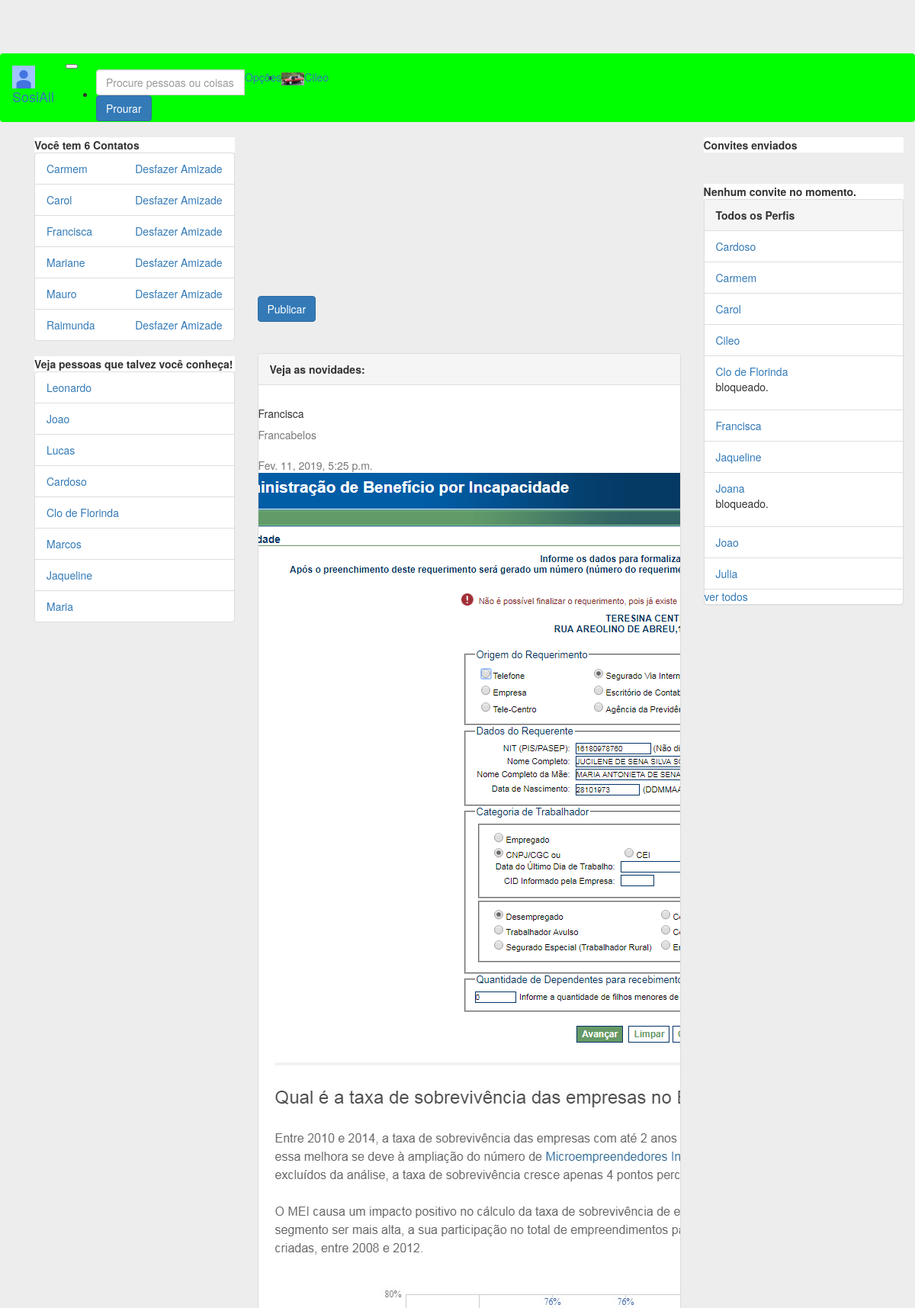
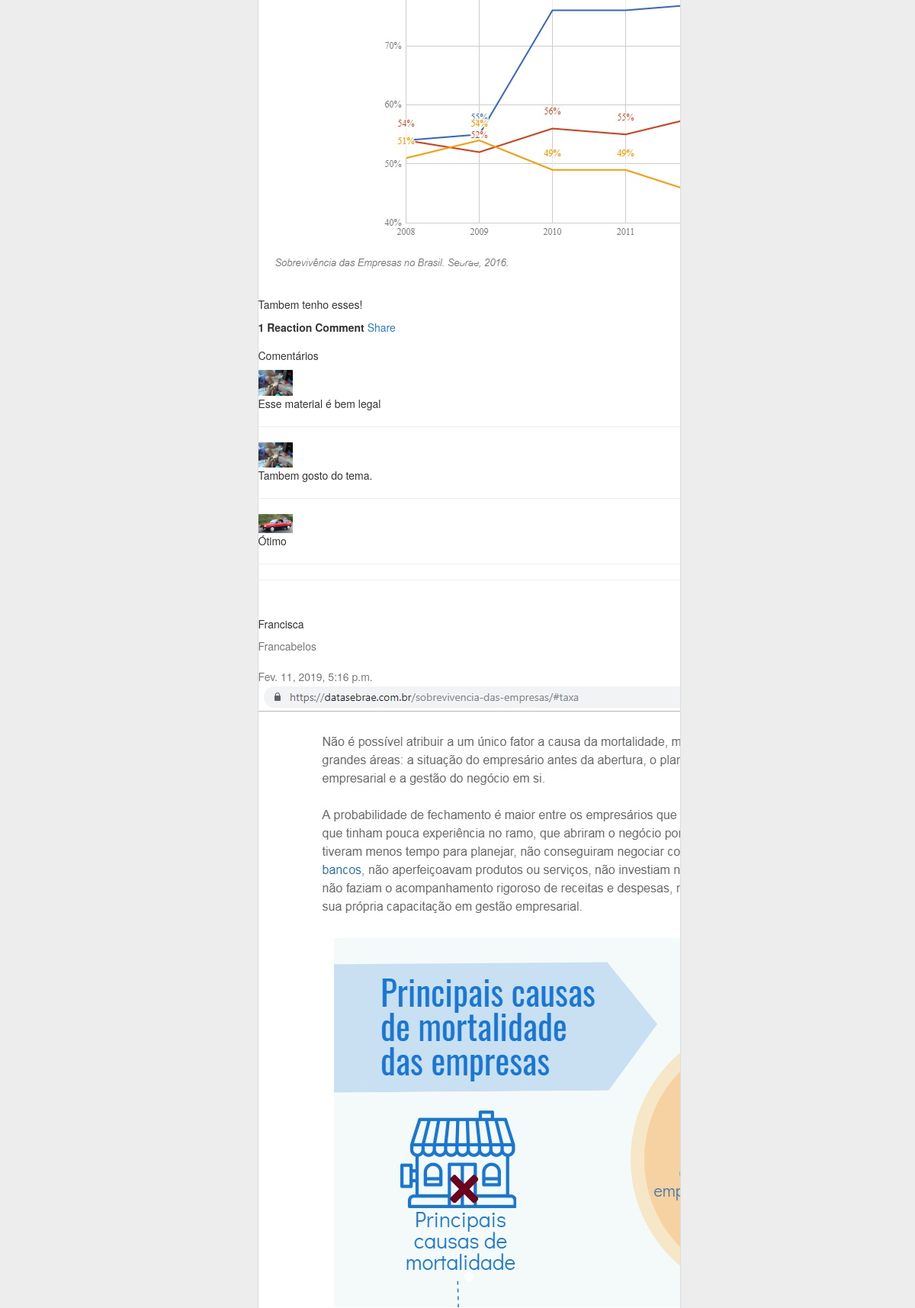
Screenshot of / (signed in, upper part) with the database file from the repository (2 pictures, top to bottom).
### perfis/models.py (models this page shows, shortened)
class Perfil(models.Model):
    owner = models.OneToOneField('auth.User', related_name='owner', on_delete=models.CASCADE, blank=True, null=True)
    nome = models.CharField(max_length=255, null=False)
    telefone = models.CharField(max_length=15, null=False)
    nome_empresa = models.CharField(max_length=255, null=False)
    contatos = models.ManyToManyField('Perfil')
    usuario = models.OneToOneField(User, related_name='perfil', on_delete=models.CASCADE)
    criado_em = models.DateTimeField(auto_now_add=True)
    atualizado_em = models.DateTimeField(auto_now=True)
    convidavel = models.BooleanField(blank=True, null=True)
    ativa = models.BooleanField(default=True)
    justificativa = models.TextField(null=True)
    bloqueado = models.BooleanField(default=False)
    error_mensage = models.CharField(max_length=512, null=True)
    foto = models.ImageField(blank=True, null=True, upload_to='media/')
    capa = models.ImageField(blank=True, null=True, upload_to='media/')
    class Meta:
        ordering = ('nome',)
    def __str__(self):
        return self.nome

### posts/models.py (models this page shows)
class Post(models.Model):
    user = models.ForeignKey(Perfil, related_name='postagens', on_delete=models.DO_NOTHING)
    postagem = models.CharField(max_length=255)
    created_at = models.DateTimeField(auto_now_add=True)
    init = models.BooleanField(default=False)
    compartilhado = models.ForeignKey(Perfil, related_name='compartilhado', on_delete=models.CASCADE, null=True)
    def __str__(self):
        return self.postagem
    class Meta:
        ordering = ('-created_at',)

class Image(models.Model):
    post = models.ForeignKey(Post, related_name='imagens', on_delete=models.CASCADE)
    foto = models.ImageField(blank=True, null=True, upload_to='media/')

class Comments(models.Model):
    post = models.ForeignKey(Post, related_name='comments', on_delete=models.CASCADE)
    user = models.ForeignKey(Perfil, related_name='comment', on_delete=models.CASCADE)
    content = models.CharField(max_length=255)
    created_at = models.DateTimeField(auto_now_add=True, null=True)
    def __str__(self):
        return self.content

### perfis/views.py (the view)
# urls.py: path('', views.index, name='index'),
@login_required
def index(request):
    perfil_logado = get_perfil_logado(request)
    messages = Feedback.objects.filter(perfil=perfil_logado)
    feedbacks = []
    ITEMS_PER_PAGE = 10
    posts = getPosts(perfil_logado)
    paginator = Paginator(posts, ITEMS_PER_PAGE)
    page = request.GET.get('page',1)
    try:
        posts_page = paginator.get_page(page)
    except InvalidPage:
        posts_page = paginator.get_page(1)
    for msg in messages:
        feedbacks.append(msg)
        msg.delete()
    if perfil_logado.ativa == False or perfil_logado.bloqueado == True:
        return render(request,'perfis/transicao.html', {'perfil_logado': perfil_logado, 'messages':feedbacks})
    form = PostModelForm()
    if perfil_logado.usuario.is_superuser:
        return render(request, 'perfis/index.html', {'perfis': Perfil.objects.all()[:10],
         'perfil_logado': perfil_logado, 'form':form, 'posts':posts_page, 'messages':feedbacks,
          'sugestao':get_sugestao(perfil_logado)})
    return render(request, 'perfis/index.html', {'perfis': Perfil.objects.filter(ativa=True, bloqueado=False),
        'perfil_logado': perfil_logado, 'form':form, 'posts':posts_page, 'messages':feedbacks,
        'sugestao':get_sugestao(perfil_logado)})

### perfis/templates/perfis/index.html (shortened to what this page needs)
{% extends 'perfis/base_b.html' %}
{% block body %}
        <div class="card gedf-card">
                    <form action="{% url 'add' perfil_logado.id %}" method="POST" enctype="multipart/form-data">
                    <div class="card-body">
                        <div class="tab-content" id="myTabContent">
                        </div>
                        <div class="btn-toolbar justify-content-between">
                            <div class="btn-group">
                                <button type="submit" class="btn btn-primary">Publicar</button>
                            </div>
                            <div class="btn-group">
                                <button id="btnGroupDrop1" type="button" class="btn btn-link dropdown-toggle" data-toggle="dropdown" aria-haspopup="true"
                                    aria-expanded="false">
                                </button>
                            </div>
                        </div>
                    </div>
                </form>
                </div>
                <hr>
        <div class="panel panel-default">
            <div class="panel-heading">
                <strong>Veja as novidades:</strong>
            </div>
            {% if posts %}
                {% for post in posts %}
<section id="{{post}}">
                <div class="card gedf-card">
                    <div class="card-header">
                        <div class="d-flex justify-content-between align-items-center">
                            <div class="d-flex justify-content-between align-items-center">
                                <div class="mr-2">
                                </div>
                                <div class="ml-2">
                                    <div class="h5 m-0">{{post.user.nome}}</div>
                                    <div class="h7 text-muted">{{post.user.nome_empresa}}</div>
                                </div>
                            </div>
                            <div>
                                <div class="dropdown">
                                    <button class="btn btn-link dropdown-toggle" type="button" id="gedf-drop1" data-toggle="dropdown" aria-haspopup="true" aria-expanded="false">
                                    </button>
                                </div>
                            </div>
                        </div>
                    </div>
                    <div class="card-body">
                        <div class="text-muted h7 mb-2"> {{post.created_at}}</div>
                        <div class="card mb-3">
                            <div id="carouselExampleSlidesOnly" class="carousel slide" data-ride="carousel">
                              <ul class="carousel-indicators">
                                {% for i in post.imagens.all %}
                                <li data-target="#demo" data-slide-to="{{i.id}}" class="active"></li>
                                {% endfor %}
                            </ul>
                              <div class="carousel-inner">
                                {% for foto in  post.imagens.all%}
                                {% if foto == post.imagens.all.0 %}
                                <div class="carousel-item active">
                                  <img class="d-block w-100" src="{{foto.foto}}" alt="" onclick="$('#modalPost{{post.id}}').modal('show');">
                                </div>
                                {% else %}
                                <div class="carousel-item">
                                  <img class="d-block w-100" src="{{foto.foto}}" alt="" onclick="$('#modalPost{{post.id}}').modal('show');">
                                </div>
                                {% endif %}
                                {% endfor %}
                              </div>
                        </div>
                    </div>
                        <p class="card-text">
                            <div onclick="$('#modalPost{{post.id}}').modal('show');">{{post}}</div>
                        </p>
                    </div>
                    {% with total=post.reactions.count %}
                    <div class="card-footer">
                        <label class="card-link" onclick="show_react('react{{post.id}}')">
                        {% if total %}
                        {{total}} Reaction{{total|pluralize}}
                        {% else %}
                            Nenhuma Reaction
                        {%endif%}
                    {% endwith %}
                    </label>
                        <label class="card-link" onclick="show_comment('comment{{post.id}}')"> Comment
                        </label>
                        <a href="{% url 'share' post.id %}" class="card-link">
                             Share
                        </a>
                    </div>
                    {% if post.comments %}
                     <div class="card-header">
                        <div class="card-title">
                                <h5>Comentários</h5>
                        </div>
                        {% for comment in post.comments.all%}
                        <div class="d-flex justify-content-between align-items-center">
                            <div class="d-flex justify-content-between align-items-center">
                                <div class="mr-2">
                                    <img class="rounded-circle" width="45" src="{{comment.user.foto}}" alt="">
                                </div>
                                <p class="card-text">
                                    {{comment}}
                                </p>
                            </div>
                        </div>
                        <hr>
                        {% endfor %}
                    </div>
                    {% endif %}
                </div>
                <hr>
</section>
                {% endfor %}
            {% else %}
                <p>Não há Posts Cadastrados!</p>
            {% endif %}
        </div>
{% endblock %}

### perfis/templates/perfis/base_b.html (shortened to what this page needs)
<!DOCTYPE html>
{% load static %}
<html>
<head>
	<link rel="stylesheet" href="{% static 'bootstrap/css/bootstrap.min.css' %}">
    <link rel="stylesheet" href="{% static 'fontawesome/css/fontawesome-all.min.css' %}">
    <link rel="stylesheet" href="{% static 'styles/basic.css' %}">
</head>
<body>
	<nav class="navbar navbar-expand-lg navbar-light fixed-top" id="nav-main">
		<div class="container-fluid">
		 	<a class="navbar-brand" href="{% url 'index' %}">
		    	<img src="{% static 'img/photo.jpg' %}" width="30" height="30" alt="">
		    	SosiAll
		 	</a>
		 	<button class="navbar-toggler" type="button" data-toggle="collapse" data-target="#navbarNavDropdown" aria-controls="navbarNavDropdown" aria-expanded="false" aria-label="Toggle navigation">
		 	</button>
		 	<div class="collapse navbar-collapse" id="navbarNavDropdown">
			    <ul class="navbar-nav ml-auto">
			     	<li class="nav-item active">
				      	<form class="form-inline" action="{% url 'search' %}" method="GET">
						    <div class="input-group mb-6">
							  <input type="text" class="form-control" name="word" placeholder="Procure pessoas ou coisas"  aria-describedby="basic-addon2" required="">
							  <div class="input-group-append">
							    <button class="btn btn-primary" type="submit">Prourar</button>
							  </div>
							</div>
					 	</form>
			     	</li>
			     	<li class="nav-item dropdown">
				        <a class="nav-link dropdown-toggle" href="#" id="navbarDropdown" role="button" data-toggle="dropdown" aria-haspopup="true" aria-expanded="false">Opções
				        </a>
				     </li>
				     <li class="nav-item">
			        	<a class="nav-link" href="#"><img class="rounded-circle" src="{{perfil_logado.foto}}" width="30" alt=""></a>
			     	</li>
				     <li class="nav-item">
			        	<a class="nav-link" href="{% url 'exibir' perfil_logado.id %}">{{perfil_logado.nome}}</a>
			     	</li>
			    </ul>
		  	</div>
		</div>
	</nav>
	<div class="container">
    	<div class="container">
    		<div class="row">
    			<div class="col-md-3" id="nav">
    			{% if perfil_logado.bloqueado == False %}
    				<div class="card">
			            {% with total=perfil_logado.contatos.count %}
			                {% if total %}
			                    <div class="card-header">
			                        <strong>Você tem  {{ total }}
			                            Contato{{ total|pluralize }}
			                        </strong>
			                    </div>
			                    <ul class="list-group">
			                        {% for perfil in perfil_logado.contatos.all %}
			                            <li class="list-group-item">
			                                <a href="{% url 'exibir' perfil.id %}">
			                                    {{ perfil }}
			                                </a>
			                                <a class="pull-right" href="{% url 'desfazer' perfil.id %}" onclick="return confirm('Deseja mesmo  desfazer amizade com {{perfil.nome}}?')">
			                                    Desfazer Amizade
			                                </a>
			                            </li>
			                        {% endfor %}
			                    </ul>
			                {% else %}
			                    <div class="pcard-header">
			                        <strong>Você não tem contatos</strong>
			                    </div>
			                {% endif %}
			            {% endwith %}
			        </div>
    			{% endif %}
    			<div class=" card">
    				{% if  sugestao %}
    					<div class="card-header">
    						<strong>Veja pessoas que talvez você conheça!</strong>
    					</div>
    					<ul class="list-group">
    						{% for contato in sugestao %}
								<li class="list-group-item">
									<a href="{% url 'exibir' contato.id %}">
										{{contato}}
									</a>
								</li>
    						{% endfor %}
    					</ul>
    				{% else %}
    					<div class="card-header">
    						<strong>Nenhuma sugestão no momento!</strong>
    					</div>
    				{% endif %}
    			</div>
    			</div>
    			<div class="col-md-6">
    				{% block body %}
        			{% endblock %}
    			</div>
    			<div class="col-md-3" id="aside">
    			{% if perfil_logado.bloqueado == False %}
    				<div class="card">
					 	<div class="card-header">
					    <strong>Convites enviados</strong>
					 	</div>
					</div>
					<hr>
					<div class="card">
						 {% with total=perfil_logado.convites_recebidos.count %}
						 {% if total %}
						<div class="card-header">
							<strong>
								{{ total }} Convite{{ total|pluralize }} aguardando Aprovação
			                </strong>
						</div>
						<ul class="list-group list-group-flush">
						{% for convite in perfil_logado.convites_recebidos.all %}
							<li class="list-group-item">
								<div class="card-body" id="card-body">
									<h6 class="card-text">{{ convite.solicitante.nome }}</h6>
									<a href="{% url 'aceitar' convite.id %}" class="card-link">Aceitar</a>
									<a href="{% url 'recusar' convite.id %}" class="card-link">Recusar</a>
								</div>
							</li>
						{% endfor %}
						</ul>
						{% else %}
						<div class="card-header">
							<strong>Nenhum convite no momento.</strong>
						</div>
						{% endif %}
						{% endwith %}
					</div>
				{% endif %}
			        {% if perfil_logado.usuario.is_superuser %}
			        <div class="panel panel-default">
			            <div class="panel-heading">
			                <strong>Todos os Perfis</strong>
			            </div>
			            {% if perfis %}
			                <ul class="list-group">
			                {% for perfil in perfis %}
			                    <li class="list-group-item">
			                        <a href="{% url 'exibir' perfil.id %}">{{ perfil.nome }}</a>
			                        {% if perfil.bloqueado%}
			                            <p>bloqueado.</p>
			                        {% endif %}
			                    </li>
			                {% endfor %}
			                <a href="{% url 'perfil_list' %}">ver todos</a>
			            {% else %}
			                <p>Não há Perfis Cadastrados!</p>
			            {% endif %}
			            </ul>
			        </div>
    				{% endif %}
    			</div>
    		</div>
    	</div>
	</div>
</body>
</html>

### rows the page displays
Perfil: foto (picture), nome "Cileo"
Perfil: nome "Carmem"
Perfil: nome "Carol"
Perfil: nome "Francisca"
Perfil: nome "Mariane"
Perfil: nome "Mauro"
Perfil: nome "Raimunda"
Perfil: nome "Leonardo"
Perfil: nome "Joao"
Perfil: nome "Lucas"
Perfil: nome "Cardoso"
Perfil: nome "Clo de Florinda", bloqueado "bloqueado."
Perfil: nome "Marcos"
Perfil: nome "Jaqueline"
Perfil: nome "Maria"
Post: user.nome "Francisca", user.nome_empresa "Francabelos", created_at "Fev. 11, 2019, 5:25 p.m.", postagem "Tambem tenho esses!", reactions.count "1"
Image: foto (picture)
Comments: content "Esse material é bem legal"
Comments: content "Tambem gosto do tema."
Comments: user.foto (picture), content "Ótimo"
Post: user.nome "Francisca", user.nome_empresa "Francabelos", created_at "Fev. 11, 2019, 5:16 p.m."
Image: foto (picture)
Perfil: nome "Joana", bloqueado "bloqueado."
Perfil: nome "Julia"

### other values shown
{{ total }} "6"
